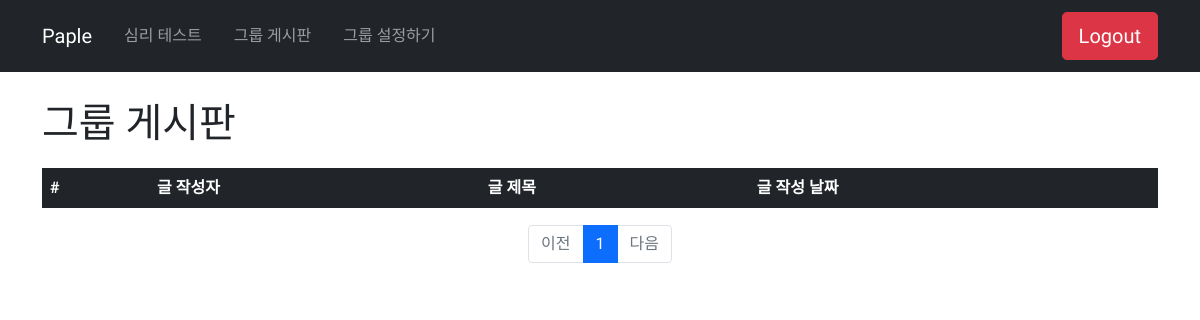
The app's page /bbs/board/, older data.
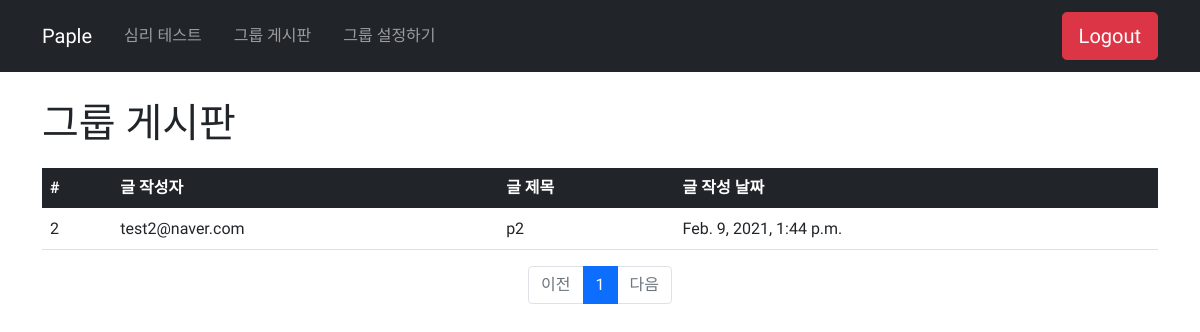
The same page, newer data.
### bbs/models.py (models this page shows, shortened)
class Post(models.Model):
    post_id = models.BigAutoField(primary_key=True)
    user_email = models.ForeignKey(Member, on_delete=models.CASCADE, db_column='user_email')
    group_name = models.ForeignKey(Group, on_delete=models.CASCADE, db_column='group_name')
    post_date = models.DateTimeField()
    post_name = models.CharField(max_length=30)
    post_content = models.CharField(max_length=200)

### account/models.py (models this page shows)
class Member(models.Model):
    user_email = models.EmailField(max_length=50, primary_key=True)
    group_name = models.ForeignKey(Group, on_delete=models.CASCADE, db_column='group_name', blank=True, default='group_name_d')
    user_name = models.CharField(max_length=20)
    user_pw1 = models.CharField(max_length=20)
    user_pw2 = models.CharField(max_length=20)
    user_birth = models.DateField('date_published')
    user_status = models.BooleanField(blank=True, default=False)
    def __str__(self):
        return self.user_email

### bbs/views.py (the view)
# urls.py: path('board/', views.board, name='board'),
def board(request):
    group_name = 'group_name_d2'
    posts = Post.objects.filter(group_name=group_name).order_by('-post_id')
    page = request.GET.get('page', '1')
    paginator = Paginator(posts, 10)
    page_obj = paginator.get_page(page)
    context = {'posts': page_obj}
    return render(request, 'bbs/board.html', context)

### bbs/templates/bbs/board.html (shortened to what this page needs)
<!DOCTYPE html>
<html lang="en">
<head>
    <link href="https://cdn.jsdelivr.net/npm/bootstrap@5.0.0-beta1/dist/css/bootstrap.min.css" rel="stylesheet">
    <link rel="stylesheet" href="/static/css/google_font.css">
</head>
<body>
    <nav class="navbar navbar-expand-lg navbar-dark bg-dark fixed-top" aria-label="Eighth navbar example">
        <div class="container">
          <a class="navbar-brand" href="#">Paple</a>
          <div class="collapse navbar-collapse" id="navbarsExample07">
            <ul class="navbar-nav me-auto mb-2 mb-lg-0">
              <li class="nav-item p-2">
                <a class="nav-link" href="#">심리 테스트</a>
              </li>
              <li class="nav-item p-2">
                <a class="nav-link" href="#">그룹 게시판</a>
              </li>
              <li class="nav-item p-2">
                <a class="nav-link" href="#">그룹 설정하기</a>
              </li>
            </ul>
              <button class="btn btn-danger btn-lg"
                      type="submit" onclick="logout()">Logout</button>
          </div>
        </div>
    </nav>
    <div class="container"  style="margin-top: 100px">
        <table class="table" style="margin-top: 20px">
            <h1>그룹 게시판</h1>
            <thead class="table-dark">
                <tr>
                    <th>#</th>
                    <th>글 작성자</th>
                    <th>글 제목</th>
                    <th>글 작성 날짜</th>
                </tr>
            </thead>
            <tbody>
                {% for post in posts %}
                <tr onclick="">
                    <td>{{ post.post_id }}</td>
                    <td>{{ post.user_email }}</td>
                    <td>{{ post.post_name }}</td>
                    <td>{{ post.post_date }}</td>
                </tr>
                {% endfor %}
            </tbody>
        </table>
        <ul class="pagination justify-content-center">
            {% if posts.has_previous %}
            <li class="page-item">
                <a class="page-link" href="?page={{ posts.previous_page_number }}">이전</a>
            </li>
            {% else %}
            <li class="page-item disabled">
                <a class="page-link" tabindex="-1" aria-disabled="true" href="#">이전</a>
            </li>
            {% endif %}
            {% for page_number in posts.paginator.page_range %}
                {% if page_number >= posts.number|add:-5 and page_number <= posts.number|add:5 %}
                    {% if page_number == posts.number %}
                    <li class="page-item active" aria-current="page">
                        <a class="page-link" href="?page={{ page_number }}">{{ page_number }}</a>
                    </li>
                    {% else %}
                    <li class="page-item">
                        <a class="page-link" href="?page={{ page_number }}">{{ page_number }}</a>
                    </li>
                    {% endif %}
                {% endif %}
            {% endfor %}
            {% if posts.has_next %}
            <li class="page-item">
                <a class="page-link" href="?page={{ posts.next_page_number }}">다음</a>
            </li>
            {% else %}
            <li class="page-item disabled">
                <a class="page-link" tabindex="-1" aria-disabled="true" href="#">다음</a>
            </li>
            {% endif %}
        </ul>
    </div>
</body>
</html>

Row changes from the older to the newer data that the page shows:
now on this page (row edited): Post: post_id "2", user_email "test2@naver.com", post_name "p2", post_date "Feb. 9, 2021, 1:44 p.m."
